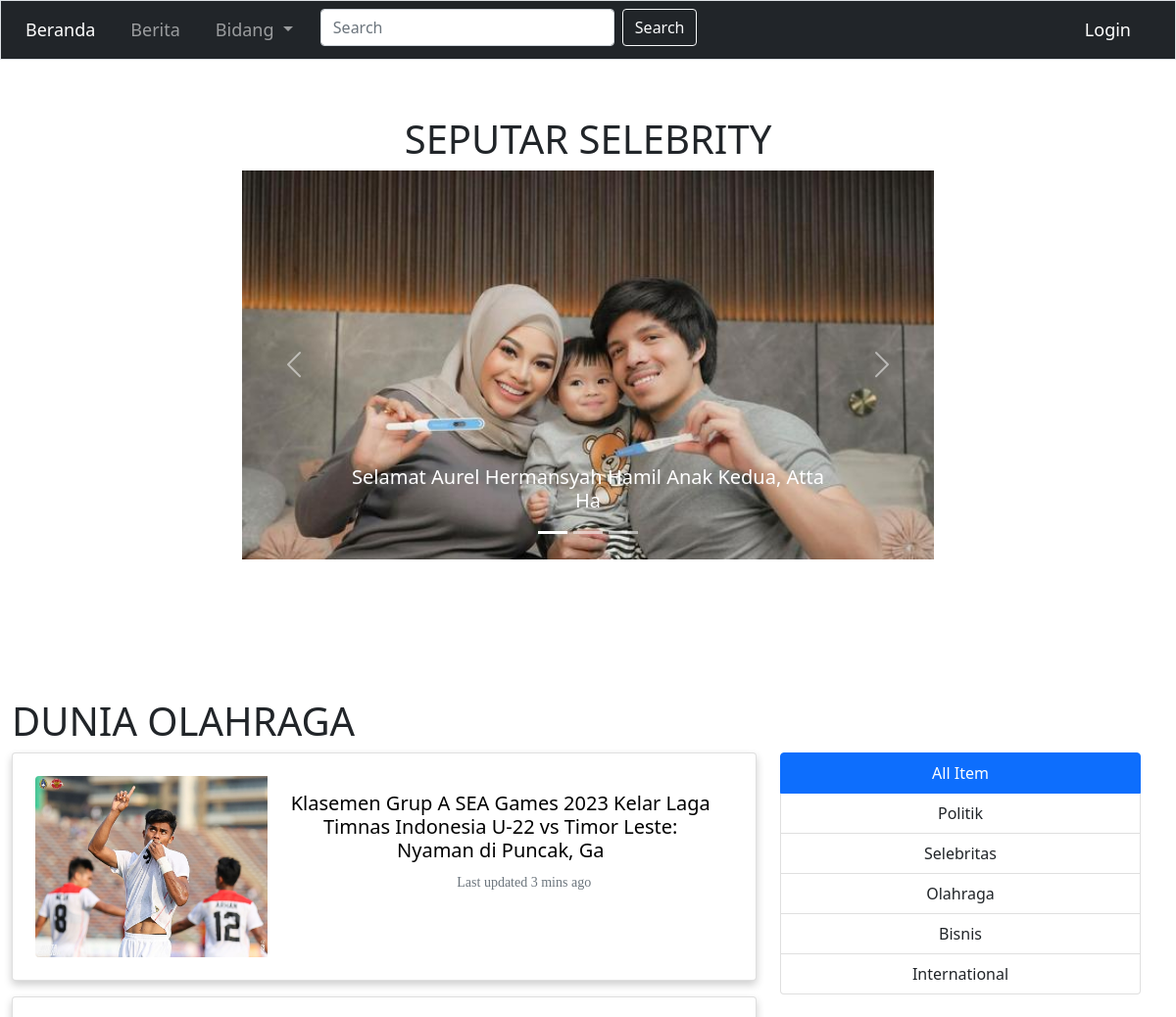
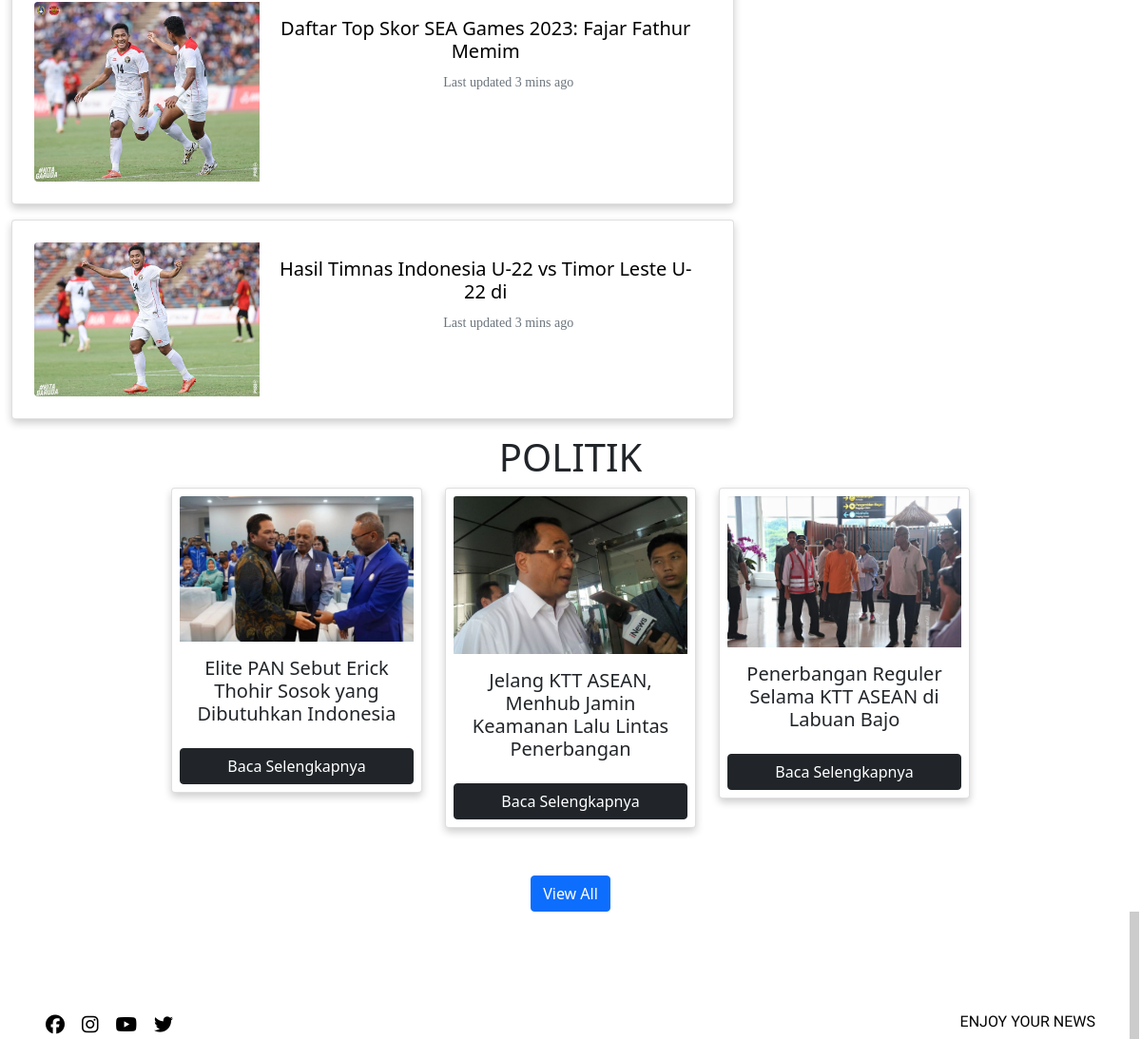
The page / on the database its author committed (2 pictures, top to bottom).
### tables this page shows
CREATE TABLE `berita` (
  `ID_Berita` int(11) NOT NULL,
  `ID_Admin` int(11) NOT NULL,
  `Jenis` varchar(50) NOT NULL,
  `Gambar` varchar(100) NOT NULL,
  `Judul` varchar(100) NOT NULL,
  `Tanggal` date NOT NULL,
  `Isi` varchar(5000) NOT NULL
);

### index.php (the view, shortened to what this page needs)
<?php
  if (isset($_SESSION['user'])) {
    $user = $_SESSION['user'];
} else {
    $user = '';
}
  require "db/koneksi.php";
  $result =  mysqli_query($conn,"SELECT * FROM berita WHERE Jenis = 'politik' ORDER BY ID_Berita DESC LIMIT 3;");
?>
<!DOCTYPE html>
<html lang="en">
<head>
  <link rel="stylesheet" href="assets/style.css">
  <link href="https://cdn.jsdelivr.net/npm/bootstrap@5.0.2/dist/css/bootstrap.min.css"
  rel="stylesheet"
>
</head>
<body>
  <header>
      <nav class="navbar border fixed-top navbar-expand-lg navbar-dark bg-dark">
          <div class="container-fluid">
            <div class="collapse navbar-collapse" id="navbarNavDropdown" style="font-weight:bold;">
              <ul class="navbar-nav">
                <li class="nav-item">
                  <a class="nav-link active" aria-current="page" href="#">Beranda</a>
                </li>
                <li class="nav-item">
                  <a class="nav-link" href="Main/menu.php">Berita</a>
                </li>
                <li class="nav-item dropdown">
                  <a class="nav-link dropdown-toggle" href="#" id="navbarDropdown" role="button" data-bs-toggle="dropdown" aria-expanded="false">
                    Bidang
                  </a>
                </li>
              <li class="nav-item">
                <form class="d-flex" method="post">
                  <input id="searchField" autocomplete="off" name="data" class="form-control me-2" type="search" placeholder="Search" aria-label="Search" style="width:300px;" onkeyup="search()">
                  <button name="cari" class="btn btn-outline-light" type="submit">Search</button>
                </form>
              </li>
              </ul>
              <div class="collapse navbar-collapse" style="justify-content:right;">
              <ul class="navbar-nav">
                <?php
                if($user!=''){
                  echo '<li class="nav-item">
                  <a class="nav-link active" aria-current="page" href="logout.php" style="color:red;">Logout</a>
                  </li>';
                }else{
                  echo '<li class="nav-item">
                          <a class="nav-link active" aria-current="page" href="db/tambah.php">Login</a>
                        </li>';
		};
                ?>
              </ul>
              </div>
            </div>
          </div>
        </nav>
</header>
<div class="container-fluid" style="width:100%; height:100%; text-align:center;">
  <div style="padding-top:10%; padding-bottom:10%;">
    <h1>SEPUTAR SELEBRITY</h1>
    <div id="carouselExampleCaptions" class="carousel slide" data-bs-ride="carousel" data-bs-interval="3000">
      <div class="carousel-indicators">
        <button type="button" data-bs-target="#carouselExampleCaptions" data-bs-slide-to="0" class="active" aria-current="true" aria-label="Slide 1"></button>
        <button type="button" data-bs-target="#carouselExampleCaptions" data-bs-slide-to="1" aria-label="Slide 2"></button>
        <button type="button" data-bs-target="#carouselExampleCaptions" data-bs-slide-to="2" aria-label="Slide 3"></button>
      </div>
      <div class="carousel-inner">
      <?php
      $carou = mysqli_query($conn, "SELECT * FROM berita WHERE Jenis = 'artis' ORDER BY ID_Berita ASC LIMIT 3;");
      $rows = mysqli_fetch_all($carou, MYSQLI_ASSOC);
      for ($i = 0; $i < count($rows); $i++) {
        echo '
            <div class="carousel-item' . ($i === 0 ? ' active' : '') . '">
            <a href="Main/berita.php?judul='.$rows[$i]["Judul"].'">
            <img src="db/' . $rows[$i]['Gambar'] . '" class="d-block w-100" alt="..." >
            <div class="carousel-caption d-none d-md-block">
              <h5>' . $rows[$i]["Judul"] . '</h5>
            </div>
            </a>
          </div>
      ';
    }
  ?>
  </div>
    <button class="carousel-control-prev" type="button" data-bs-target="#carouselExampleCaptions" data-bs-slide="prev">
      <span class="carousel-control-prev-icon" aria-hidden="true"></span>
    </button>
    <button class="carousel-control-next" type="button" data-bs-target="#carouselExampleCaptions" data-bs-slide="next">
      <span class="carousel-control-next-icon" aria-hidden="true"></span>
    </button>
    </div>
  </div>
  <br>
  <div style="text-align: left;">
  <h1>DUNIA OLAHRAGA</h1>
</div>
<div class="row" style="width:100%; justify-content:center;" >
  <div class="sport col-8">
    <?php
    $card =  mysqli_query($conn,"SELECT * FROM berita WHERE Jenis = 'olahraga' ORDER BY ID_Berita DESC LIMIT 3;");
    while($row=mysqli_fetch_assoc($card)){
      echo'
      <div class="card mb-3">
        <div class="row g-0">
          <div class="col-md-4">
            <img src="db/'.$row["Gambar"].'" class="img-fluid rounded-start" alt="...">
          </div>
          <div class="col-md-8">
            <div class="card-body">
              <h5 class="card-title"><a href="Main/berita.php?judul='.$row["Judul"].'" style="text-decoration:None; color:black;">'.$row["Judul"].'</a></h5>
              <p class="card-text"><small class="text-muted">Last updated 3 mins ago</small></p>
            </div>
          </div>
        </div>
      </div>
      ';
    }
    ?>
  </div>
  <div class="col aside">
      <div class="list-group" >
        <a href="#" class="list-group-item list-group-item-action active" aria-current="true">
          All Item
        </a>
        <a href="Bidang/politik.php" class="list-group-item list-group-item-action">Politik</a>
        <a href="Bidang/artis.php" class="list-group-item list-group-item-action">Selebritas</a>
        <a href="Bidang/olahraga.php" class="list-group-item list-group-item-action">Olahraga</a>
        <a href="Bidang/bisnis.php" class="list-group-item list-group-item-action">Bisnis</a>
        <a href="Bidang/international.php" class="list-group-item list-group-item-action">International</a>
      </div>
  </div>
</div>
<div class="container-fluid" style="width:100%;">
<div>
  <h1>POLITIK</h1>
</div>
<div class="row" style="justify-content:center; margin:0;">
<?php
while($row=mysqli_fetch_assoc($result)){
$i = 1;
if($i<3){
  echo '<div class="col-sm-3">
    <div class="card" style="min-height:15rem;">
      <img src="db/'.$row["Gambar"].'" class="card-img-top" alt="...">
      <div class="card-body">
        <h5 class="card-title text-center" id="nama">'.$row["Judul"].'</h5>';
      echo'</div>
      <button class="btn btn-dark">
      <a href="Main/berita.php?judul='.$row["Judul"].'"style="text-decoration:None; color:white;">Baca Selengkapnya</a>
      </button>
      '?>
      <?php
      echo'
      </div>
      </div>';
}}
?>
</div>
<div style="margin-top:50px; text-align:center;">
  <button class="btn btn-primary" style="width:auto;"><a href="Main/menu.php" style="text-decoration:None; color:white;">View All</a></button>
</div>
</div>
<link rel="stylesheet" href="https://cdnjs.cloudflare.com/ajax/libs/font-awesome/4.7.0/css/font-awesome.min.css">
<footer>
<div class="footers">
  <a href="#"><i class="fa fa-facebook"></i></a>
  <a href="#"><i class="fa fa-instagram"></i></a>
  <a href="#"><i class="fa fa-youtube"></i></a>
  <a href="#"><i class="fa fa-twitter"></i></a>
  <div class="cp">ENJOY YOUR NEWS</div>
</div>
</footer>
</body>
</html>

### assets/style.css (style rules this page uses)
* { scroll-behavior: smooth; margin: 0; }
body { font-family: 'Quicksand',sans-serif; text-align: justify; margin: 0; padding: 0; }
.footers { background:transparent; padding:13vh 0px 0px 3vw; font-family: 'Play', sans-serif; text-align:left; box-shadow: 10px 0 0 0 rgba(0, 0, 0, 0.2); }
.footers a { text-decoration:none; font-size: 20px; color:rgb(0, 0, 0); padding-right: 14px; transition:0.5s; }
.cp { float: right; padding-right: 3vw; color: rgb(5, 5, 5); }
p { font-family: "Dicoding Font"; text-indent: 0.5in; }
nav a { font-size: 18px; font-weight: 400; text-decoration: none; color: white; }
.card { box-shadow: 0 4px 8px 0 rgba(0, 0, 0, 0.2); border-radius: 5px; padding: 3%; }
nav li { display: inline; list-style-type: none; margin-right: 20px; }
nav { text-align: center; background-color: rgb(43, 144, 226); padding: 5px; position: sticky; top: 0; }
* { box-sizing: border-box; }
header { display: inline; }
header { transition: background-color 0.4s ease-in-out; }
.carousel-item { object-fit: cover; height: 40%; width: 60%; }
@media (min-width: 768px) { .carousel { justify-content: center; text-align: center; margin-left: 20%; margin-right: 20%; } }
@media (min-width: 768px) { .carousel-item { max-width: 100%; max-height: 50%; margin: auto; } }
.aside { float: right; right:0; width: auto; }

### rows shown on the page
berita: Gambar (picture), Judul "Selamat Aurel Hermansyah Hamil Anak Kedua, Atta Ha"
berita: Gambar (picture), Judul "Klasemen Grup A SEA Games 2023 Kelar Laga Timnas Indonesia U-22 vs Timor Leste: Nyaman di Puncak, Ga"
berita: Gambar (picture), Judul "Daftar Top Skor SEA Games 2023: Fajar Fathur Memim"
berita: Gambar (picture), Judul "Hasil Timnas Indonesia U-22 vs Timor Leste U-22 di"
berita: Gambar (picture), Judul "Elite PAN Sebut Erick Thohir Sosok yang Dibutuhkan Indonesia"
berita: Gambar (picture), Judul "Jelang KTT ASEAN, Menhub Jamin Keamanan Lalu Lintas Penerbangan"
berita: Gambar (picture), Judul "Penerbangan Reguler Selama KTT ASEAN di Labuan Bajo"
